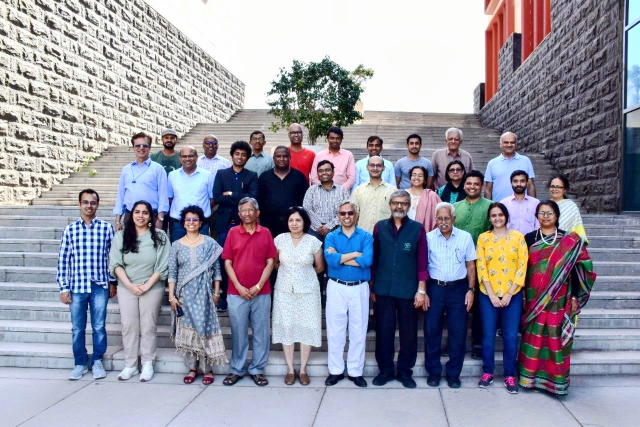
#> input picture Plaksha_Faculty.jpg, 1280 x 854 px (shown at 1/2 size)
$ jupyter execute mlpr_lab_5.ipynb
#> lines starting #> are read from the running program, lines starting #| are printed output that depends on the picture; after the words box and inside, x2 and y2 are one past the last pixel; in counts of white or black regions, pixels touching at a corner belong together
[cell 1]
import cv2
import numpy as np
from matplotlib import pyplot as plt
from sklearn.cluster import KMeans
from scipy.spatial import distance

[cell 2]
img = cv2.imread('Plaksha_Faculty.jpg')
#> img is the input picture: shape (854, 1280, 3); mean B, G, R 162.4, 149, 149.2
gray_img = cv2.cvtColor(img, cv2.COLOR_BGR2GRAY)
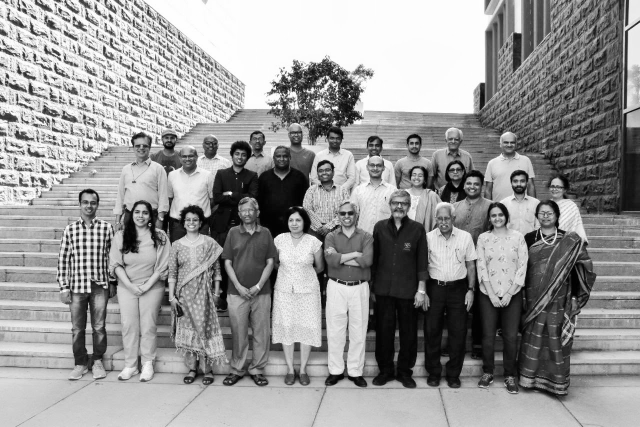
#> gray_img: shape (854, 1280) (shown at 1/2 size); min 0, max 255, mean 150.6
face_cascade = cv2.CascadeClassifier(cv2.data.haarcascades +'haarcascade_frontalface_default.xml')

[cell 3]
text = "Face Detected"
font = cv2.FONT_HERSHEY_SIMPLEX
font_scale = 0.5
font_color = (0, 0, 255)
font_thickness = 1
faces_rect = face_cascade.detectMultiScale(gray_img, 1.05, 4, minSize=(25,25), maxSize=(50,50))
#> faces_rect = 30 rows, first 6: [322, 263, 33, 33], [654, 265, 31, 31], [500, 266, 30, 30], [892, 267, 31, 31], [409, 277, 28, 28], [812, 274, 34, 34]

[cell 4]
for (x, y, w, h) in faces_rect:
    cv2.rectangle(img, (x, y), (x+w, y+h), (0, 0, 255), 2)

    cv2.putText(img, text, (x, y-5),
                font, font_scale,
                font_color, font_thickness)
#> this loop made 30 passes
#> (x, y, w, h) on passes 1 to 12: (322, 263, 33, 33), (654, 265, 31, 31), (500, 266, 30, 30), (892, 267, 31, 31), (409, 277, 28, 28), (812, 274, 34, 34), (464, 296, 33, 33), (632, 328, 34, 34), (819, 337, 33, 33), (570, 426, 39, 39), (576, 253, 32, 32), (1003, 273, 32, 32)
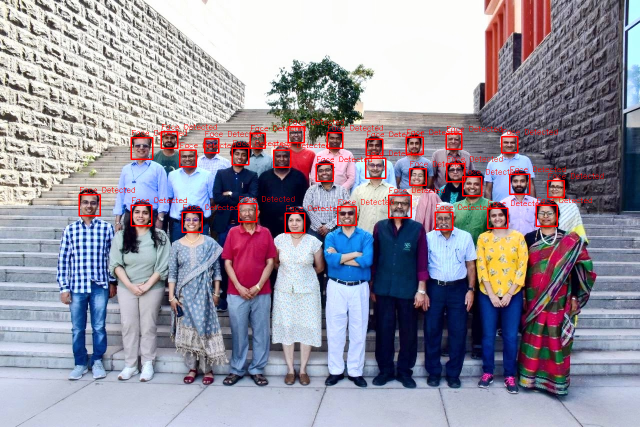
#> img: shape (854, 1280, 3) (shown at 1/2 size); 1.84% of pixels changed, all inside (x1, y1, x2, y2) = (157, 238, 1207, 467)

[cell 5]
from google.colab.patches import cv2_imshow ## asked ai to help me fix this as was showing error
window_title = "Total number of face detected are " + str(len(faces_rect))
#> window_title = 'Total number of face detected are 30'
print(window_title)
#| Total number of face detected are 30

cv2_imshow(img)
cv2.waitKey(0)
cv2.destroyAllWindows()

[cell 6]
from matplotlib.offsetbox import OffsetImage, AnnotationBbox
img_hsv = cv2.cvtColor(img, cv2.COLOR_BGR2HSV)
#> img_hsv: shape (854, 1280, 3); mean H, S, V 85.4, 71.3, 173.9
hue_saturation = []
face_images = []

for (x, y, w, h) in faces_rect:
    face = img_hsv[y:y + h, x:x + w]
    hue = np.mean(face[:, :, 0])
    saturation = np.mean(face[:, :, 1])
    hue_saturation.append((hue, saturation))
    face_images.append(face)
#> this loop made 30 passes
#> (x, y, w, h, hue, saturation) on passes 1 to 12: (322, 263, 33, 33, 55.56, 130.4), (654, 265, 31, 31, 50.35, 135.4), (500, 266, 30, 30, 29.41, 133.2), (892, 267, 31, 31, 79.63, 112.1), (409, 277, 28, 28, 97.93, 135.2), (812, 274, 34, 34, 60.21, 122.3), (464, 296, 33, 33, 42.56, 134.3), (632, 328, 34, 34, 81.22, 114.8), (819, 337, 33, 33, 36.69, 114.4), (570, 426, 39, 39, 55.81, 115.3), (576, 253, 32, 32, 74.67, 110.3), (1003, 273, 32, 32, 51.71, 106.9)
#> after the loop, face_images = 30 items; hue_saturation = 30 pairs, first value 23.14 to 120.8, second value 83.14 to 138.3
hue_saturation = np.array(hue_saturation)

[cell 7]
kmeans = KMeans(n_clusters=2, random_state=0).fit(hue_saturation)
fig, ax = plt.subplots(figsize=(12, 6))

for i, (x,y,w,h) in enumerate(faces_rect):
    im = OffsetImage(cv2.cvtColor(cv2.resize(face_images[i], (20, 20)), cv2.COLOR_HSV2RGB))
    ab = AnnotationBbox(im, (hue_saturation[i, 0], hue_saturation[i, 1]), frameon=False, pad=0)
    ax.add_artist(ab)
    plt.plot(hue_saturation[i, 0], hue_saturation[i, 1])

ax.set_xlabel("Hue")
ax.set_ylabel("Saturation")
ax.set_title("K-Means Clustering of Faces based on Hue & Saturation")
ax.grid(True)

plt.show()
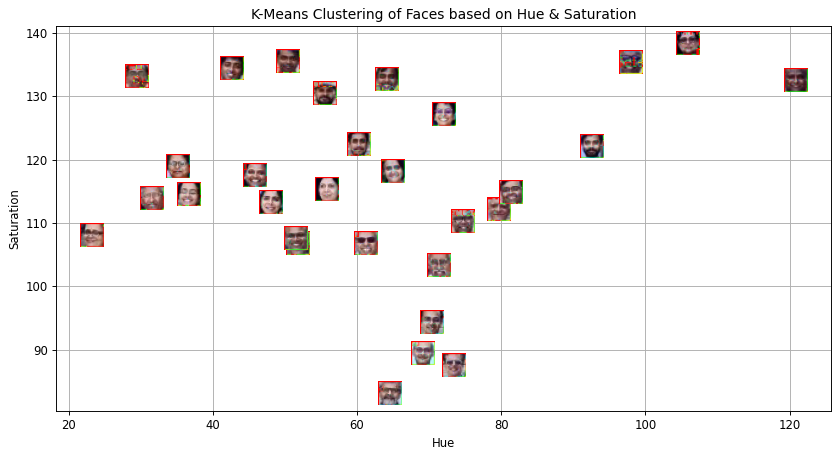
#> figure drawn by matplotlib, 1 panel

[cell 8]
legend_labels = []
cluster_0_points = []
cluster_1_points = []
fig, ax = plt.subplots(figsize=(12, 6))
for i, (x, y, w, h) in enumerate(faces_rect):
    if kmeans.labels_[i] == 0:
        cluster_0_points.append((hue_saturation[i, 0], hue_saturation[i, 1]))
    else:
        cluster_1_points.append((hue_saturation[i, 0], hue_saturation[i, 1]))
#> after the loop, cluster_0_points = [(55.56, 130.4), (50.35, 135.4), (29.41, 133.2), (60.21, 122.3), (42.56, 134.3), (36.69, 114.4), (55.81, 115.3), (51.71, 106.9), (64.15, 132.7), (45.8, 117.5), (23.14, 108), (31.55, 113.9), (48.03, 113.2), (51.53, 107.6), (35.11, 118.8)]; cluster_1_points = [(79.63, 112.1), (97.93, 135.2), (81.22, 114.8), (74.67, 110.3), (120.8, 132.5), (105.9, 138.3), (72, 127.1), (69.11, 89.45), (92.49, 122), (61.14, 106.8), (64.94, 118.1), (70.27, 94.28), (71.27, 103.4), (73.39, 87.63), (64.5, 83.14)]

cluster_0_points = np.array(cluster_0_points)
#> cluster_0_points = 15 rows, first 8: [55.56, 130.4], [50.35, 135.4], [29.41, 133.2], [60.21, 122.3], [42.56, 134.3], [36.69, 114.4], [55.81, 115.3], [51.71, 106.9]
plt.scatter(cluster_0_points[:,0], cluster_0_points[:,1],
            color='green', label='Cluster 0')

cluster_1_points = np.array(cluster_1_points)
#> cluster_1_points = 15 rows, first 8: [79.63, 112.1], [97.93, 135.2], [81.22, 114.8], [74.67, 110.3], [120.8, 132.5], [105.9, 138.3], [72, 127.1], [69.11, 89.45]
plt.scatter(cluster_1_points[:,0], cluster_1_points[:,1],
            color='blue', label='Cluster 1')

centroid_0 = np.mean(cluster_0_points, axis=0)
#> centroid_0 = [45.44, 120.3]
centroid_1 = np.mean(cluster_1_points, axis=0)
#> centroid_1 = [79.95, 111.7]

plt.scatter(centroid_0[0], centroid_0[1],
            color='black', marker='X', s=200, label='Centroid 0')

plt.scatter(centroid_1[0], centroid_1[1],
            color='red', marker='X', s=200, label='Centroid 1')

plt.xlabel("Hue")
plt.ylabel("Saturation")
plt.title("Cluster Visualization with Centroids")
plt.legend()
plt.grid(True)
plt.show()
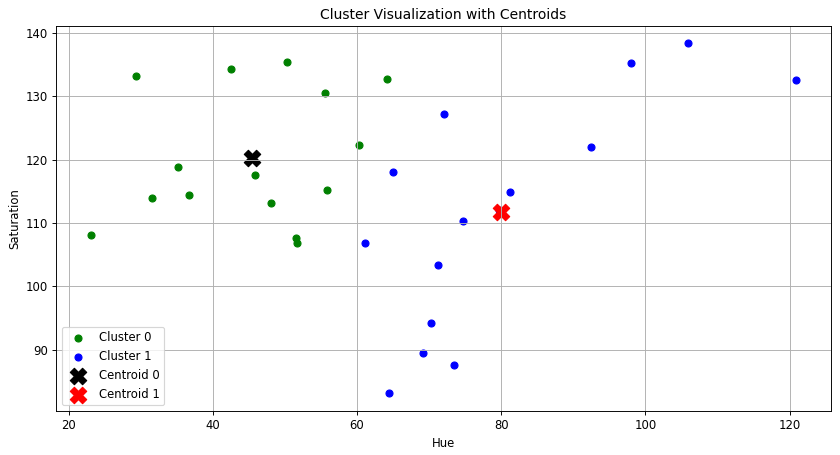
#> figure drawn by matplotlib, 1 panel

[cell 9]
template_img = cv2.imread("Dr_Shashi_Tharoor.jpg")
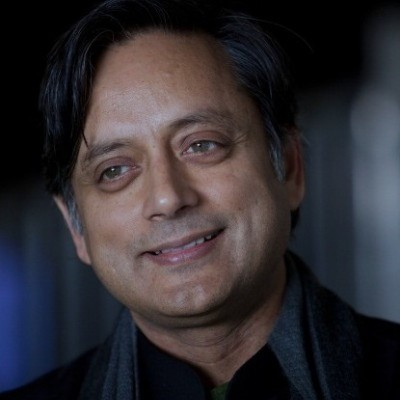
#> input picture Dr_Shashi_Tharoor.jpg, 400 x 400 px
#> template_img is the input picture: shape (400, 400, 3); mean B, G, R 49.8, 45.4, 49.1
template_gray = cv2.cvtColor(template_img, cv2.COLOR_BGR2GRAY)
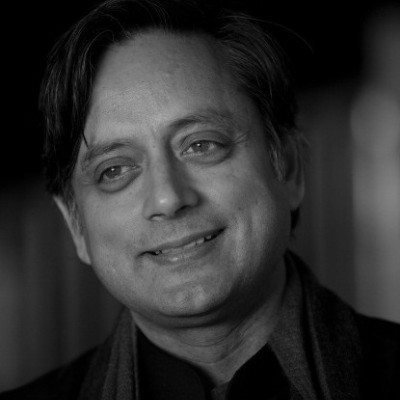
#> template_gray: shape (400, 400); min 0, max 188, mean 47
template_faces = face_cascade.detectMultiScale(template_gray, 1.1, 5)
#> template_faces = [[43, 60, 252, 252]]

for (x, y, w, h) in template_faces:
    cv2.rectangle(template_img, (x, y), (x + w, y + h), (0, 255, 0), 3)
#> this loop made 1 pass
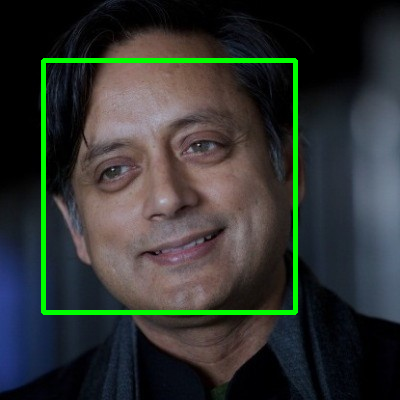
#> template_img: shape (400, 400, 3); 3.14% of pixels changed, all inside (x1, y1, x2, y2) = (41, 58, 298, 315)

cv2_imshow(template_img)
cv2.waitKey(0)
cv2.destroyAllWindows()

[cell 10]
template_hsv = cv2.cvtColor(template_img, cv2.COLOR_BGR2HSV)
#> template_hsv: shape (400, 400, 3); mean H, S, V 66.8, 90.5, 64.6

(x, y, w, h) = template_faces[0]
#> x = 43; y = 60; w = 252; h = 252
face = template_hsv[y:y+h, x:x+w]
#> face: shape (252, 252, 3); mean H, S, V 53.3, 76.5, 93.9

template_hue = np.mean(face[:,:,0])
#> template_hue = 53.34
template_saturation = np.mean(face[:,:,1])
#> template_saturation = 76.52


template_label = kmeans.predict([[template_hue, template_saturation]])[0]
#> template_label = 1


fig, ax = plt.subplots(figsize=(12, 6))

for i, (x, y, w, h) in enumerate(faces_rect):
    color = 'red' if kmeans.labels_[i] == 0 else 'blue'
    im = OffsetImage(cv2.cvtColor(cv2.resize(face_images[i], (20, 20)), cv2.COLOR_HSV2RGB))
    ab = AnnotationBbox(im, (hue_saturation[i, 0], hue_saturation[i, 1]), frameon=False, pad=0)
    ax.add_artist(ab)
    plt.plot(hue_saturation[i, 0], hue_saturation[i, 1], 'o', markersize=5, color=color)
#> this loop made 30 passes

color = 'red' if template_label == 0 else 'blue'

im = OffsetImage(cv2.cvtColor(cv2.resize(template_img, (20, 20)), cv2.COLOR_BGR2RGB))
ab = AnnotationBbox(im, (template_hue, template_saturation), frameon=False, pad=0)
ax.add_artist(ab)

ax.set_xlabel("Hue")
ax.set_ylabel("Saturation")
ax.set_title("Template Face Classification in Hue-Saturation Space")
ax.grid(True)

plt.show()

[cell 11]
legend_labels = []

cluster_0_points = []
cluster_1_points = []

fig, ax = plt.subplots(figsize=(12, 6))

for i, (x, y, w, h) in enumerate(faces_rect):
    if kmeans.labels_[i] == 0:
        cluster_0_points.append((hue_saturation[i, 0], hue_saturation[i, 1]))
    else:
        cluster_1_points.append((hue_saturation[i, 0], hue_saturation[i, 1]))
#> after the loop, cluster_0_points = [(55.56, 130.4), (50.35, 135.4), (29.41, 133.2), (60.21, 122.3), (42.56, 134.3), (36.69, 114.4), (55.81, 115.3), (51.71, 106.9), (64.15, 132.7), (45.8, 117.5), (23.14, 108), (31.55, 113.9), (48.03, 113.2), (51.53, 107.6), (35.11, 118.8)]; cluster_1_points = [(79.63, 112.1), (97.93, 135.2), (81.22, 114.8), (74.67, 110.3), (120.8, 132.5), (105.9, 138.3), (72, 127.1), (69.11, 89.45), (92.49, 122), (61.14, 106.8), (64.94, 118.1), (70.27, 94.28), (71.27, 103.4), (73.39, 87.63), (64.5, 83.14)]


cluster_0_points = np.array(cluster_0_points)
#> cluster_0_points = 15 rows, first 8: [55.56, 130.4], [50.35, 135.4], [29.41, 133.2], [60.21, 122.3], [42.56, 134.3], [36.69, 114.4], [55.81, 115.3], [51.71, 106.9]
plt.scatter(cluster_0_points[:,0], cluster_0_points[:,1],
            color='green', label='Cluster 0')

cluster_1_points = np.array(cluster_1_points)
#> cluster_1_points = 15 rows, first 8: [79.63, 112.1], [97.93, 135.2], [81.22, 114.8], [74.67, 110.3], [120.8, 132.5], [105.9, 138.3], [72, 127.1], [69.11, 89.45]
plt.scatter(cluster_1_points[:,0], cluster_1_points[:,1],
            color='blue', label='Cluster 1')


centroid_0 = np.mean(cluster_0_points, axis=0)
centroid_1 = np.mean(cluster_1_points, axis=0)

plt.scatter(centroid_0[0], centroid_0[1],
            marker='X', s=200, color='black', label='Centroid 0')

plt.scatter(centroid_1[0], centroid_1[1],
            marker='X', s=200, color='red', label='Centroid 1')


plt.plot(template_hue, template_saturation,
         marker='o', c='violet', markersize=10,
         label='Template Face Class {}'.format(template_label))

plt.xlabel("Hue")
plt.ylabel("Saturation")
plt.title("Cluster Map with Template Face Classification")
plt.legend()
plt.grid(True)
plt.show()
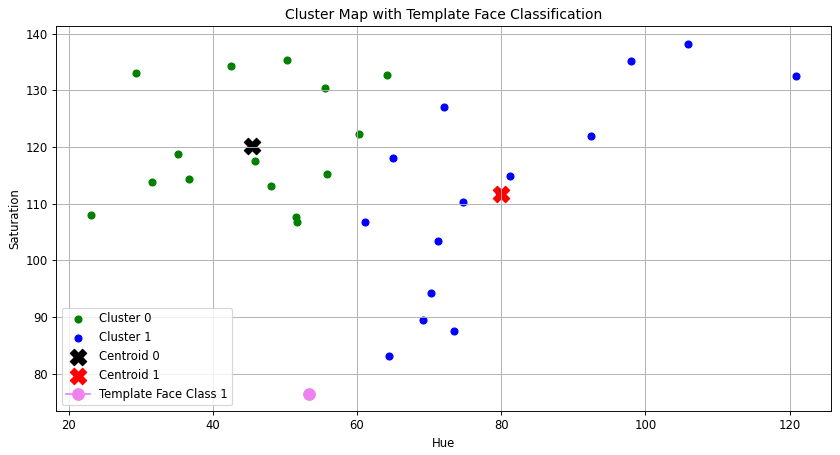
#> figure drawn by matplotlib, 1 panel
